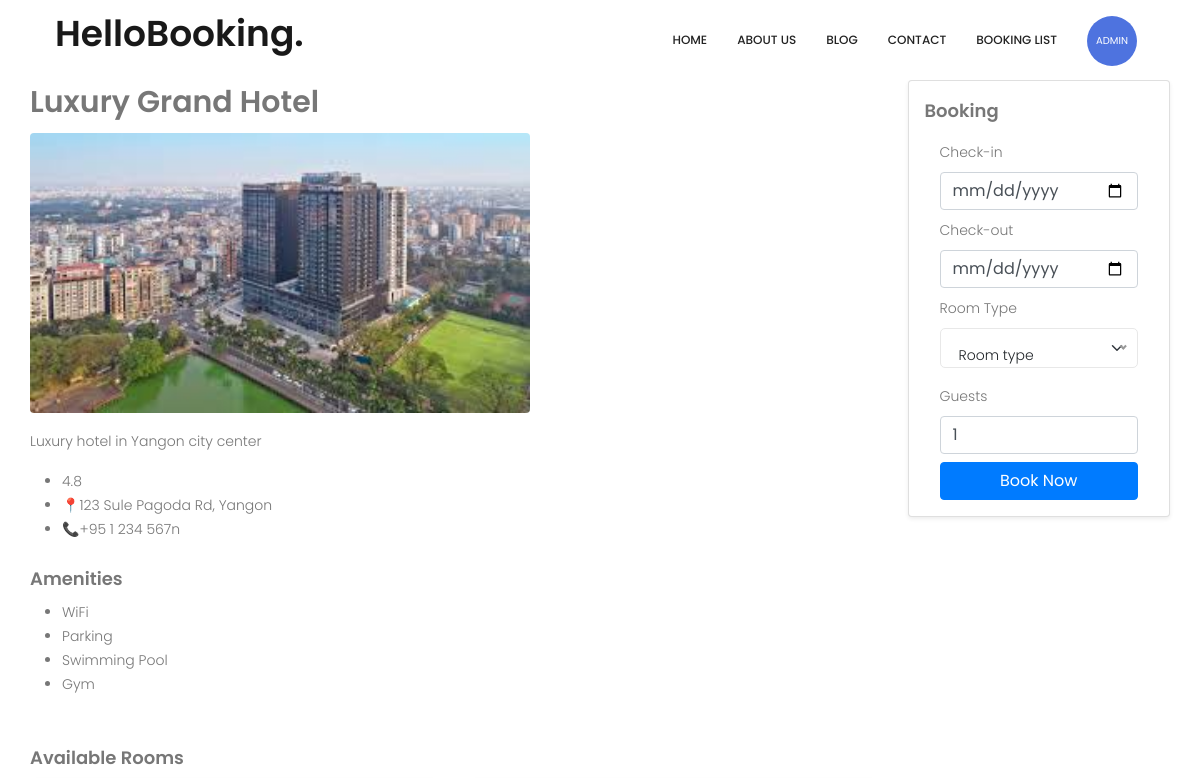
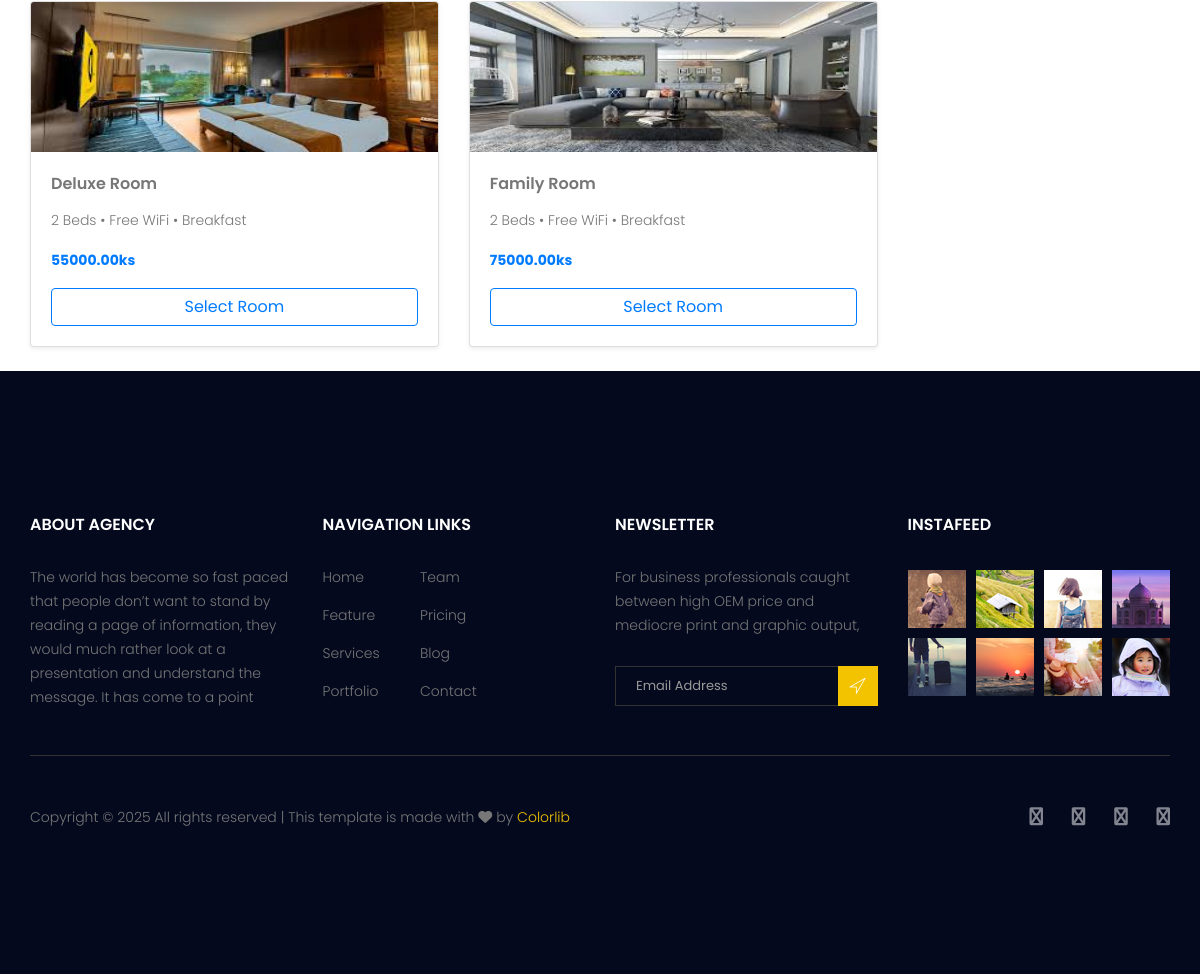
Page /hotel/detail/1/ (signed in) on the committed database (2 pictures, top to bottom).
### hotel/models.py (models this page shows, shortened)
class Hotel(models.Model):
    city = models.ForeignKey(City, on_delete=models.CASCADE, related_name="hotels")
    name = models.CharField(max_length=255)
    description = models.TextField(blank=True, null=True)
    address = models.TextField()
    star = models.PositiveSmallIntegerField(default=3)
    rating = models.DecimalField(max_digits=2, decimal_places=1, default=0)
    phone = models.CharField(max_length=20, default="Unknown")
    email = models.EmailField(blank=True, null=True)
    lowest_price = models.DecimalField(max_digits=10, decimal_places=2, default=0)
    image = models.ImageField(upload_to="hotels/", blank=True, null=True)
    created_at = models.DateTimeField(auto_now_add=True)
    updated_at = models.DateTimeField(auto_now=True)

class RoomType(models.Model):
    hotel = models.ForeignKey(
        Hotel, on_delete=models.CASCADE, related_name="room_types"
    )
    name = models.CharField(max_length=255)
    description = models.TextField(blank=True, null=True)
    base_price = models.DecimalField(max_digits=10, decimal_places=2)
    max_guests = models.PositiveIntegerField(default=2)
    beds = models.PositiveIntegerField(default=1)
    size = models.PositiveIntegerField(help_text="Room size in sq ft", default=200)
    image = models.ImageField(upload_to="room_types/", blank=True, null=True)

### hotel/views.py (the view, shortened to what this page needs)
# urls.py: path("hotel/detail/<int:id>/", views.Hotel_Detail),
@login_required(login_url="/login/")
def Hotel_Detail(request, id):
    hotel = models.Hotel.objects.get(id=id)
    room_types = models.RoomType.objects.filter(hotel_id=hotel.id)
    if request.method == "GET":
        return render(
            request, "hotel_detail.html", {"hotel": hotel, "room_type": room_types}
        )

### templates/hotel_detail.html (shortened to what this page needs)
{% extends 'base.html' %}
{% block body %}
<section class="container  " style="margin-top: 5rem;">
    <div class="row">
        <div class="col-md-9">
            <section id="hotel-detail">
                <h2>Luxury Grand Hotel</h2>
                <img src="{{hotel.image.url}}" class="img-fluid rounded mb-3" width="500px" height="400px" />
                <p>{{hotel.description}}</p>
                <ul>
                    <li>{{hotel.rating}}</li>
                    <li>📍{{hotel.address}}</li>
                    <li>📞{{hotel.phone}}</li>
                </ul>
                <h4 class="mt-4">Amenities</h4>
                <ul>
                    <li>WiFi</li>
                    <li>Parking</li>
                    <li>Swimming Pool</li>
                    <li>Gym</li>
                </ul>
                <h4 class="mt-5">Available Rooms</h4>
                <div class="row">
                    {% for r in room_type %}
                    <div class="col-md-6 mb-4">
                        <div class="card shadow-sm">
                            <img src="{{r.image.url}}" width="100px" height="150px" class="card-img-top" />
                            <div class="card-body">
                                <h5 class="card-title">{{r.name}}</h5>
                                <p>2 Beds • Free WiFi • Breakfast</p>
                                <p class="fw-bold text-primary">{{r.base_price}}ks</p>
                                <button class="btn btn-outline-primary w-100">Select Room</button>
                            </div>
                        </div>
                    </div>
                    {% endfor %}
                </div>
            </section>
        </div>
        <div class="col-md-3">
            <div class="card p-3 shadow-sm mb-4">
                <h4 class="mb-3">Booking</h4>
                <form method="POST" action="">
                    <div class="col-12 mb-2">
                        <label class="form-label">Check-in</label>
                        <input type="date" name="check_in" class="form-control" required>
                    </div>
                    <div class="col-12 mb-2">
                        <label class="form-label">Check-out</label>
                        <input type="date" name="check_out" class="form-control" required>
                    </div>
                    <div class="col-12 mb-2">
                        <label class="form-label">Room Type</label>
                    </div>
                    <br><br>
                    <div class="col-12 mb-2">
                        <label class="form-label">Guests</label>
                        <input type="number" name="guests" class="form-control" min="1" value="1" required>
                    </div>
                    <div class="col-12">
                        <button class="btn btn-primary w-100" type="submit">
                            Book Now
                        </button>
                    </div>
                </form>
            </div>
        </div>
    </div>
</section>
{% endblock %}

### templates/components/header.html (shortened to what this page needs)
{% load static %}
<header class="header_area">
  <div class="container">
    <nav class="navbar navbar-expand-lg navbar-light">
      <a class="navbar-brand logo_h" href="index.html">
        <h1>HelloBooking.</h1>
      </a>
      <div class="collapse navbar-collapse offset" id="navbarSupportedContent">
        <ul class="nav navbar-nav menu_nav ml-auto">
          <li class="nav-item {% if request.resolver_match.url_name == 'index' %}active{% endif %}">
            <a class="nav-link" href="{% url 'index' %}">Home</a>
          </li>
          <li class="nav-item {% if request.resolver_match.url_name == 'about' %}active{% endif %}">
            <a class="nav-link" href="/about/">About us</a>
          </li>
           <li class="nav-item {% if request.resolver_match.url_name == 'blog' %}active{% endif %}">
            <a class="nav-link" href="/blog/">blog</a>
          </li>
          <li class="nav-item {% if request.resolver_match.url_name == 'contact' %}active{% endif %}">
            <a class="nav-link" href="/contact/">Contact</a>
          </li>
          <li class="nav-item {% if request.resolver_match.url_name == 'my_bookings' %}active{% endif %}">
            <a class="nav-link" href="/booking/">booking list</a>
          </li>
          {% if request.user.is_authenticated %}
          <li class="nav-item submenu dropdown">
            <a href="#" class="nav-link dropdown-toggle nav-item d-flex align-items-center mt-3" data-toggle="dropdown"
              role="button" aria-haspopup="true" aria-expanded="false">
              <span class="user-circle mr-2">{{ request.user.username }}</span>
            </a>
          </li>
          {% endif %}
        </ul>
      </div>
    </nav>
  </div>
</header>

### static/css/style.css (style rules this page uses)
a { text-decoration: none; -webkit-transition: all 0.3s ease-in-out; -o-transition: all 0.3s ease-in-out; transition: all 0.3s ease-in-out; }
body { line-height: 24px; font-size: 14px; font-family: "Poppins", sans-serif; font-weight: 300; color: #777777; }
section { background: #fff; }
h1, h2, h3, h4, h5, h6 { font-family: "Poppins", sans-serif; font-weight: 600; }
@media (min-width: 1200px) { .container { max-width: 1170px; } }
.header_area { position: absolute; top: 0; left: 0; width: 100%; z-index: 20; }
.navbar { padding: 0px; border: 0px; border-radius: 0px; }
.navbar { background: #fff; padding: 0px 25px; }
.navbar .logo_h { padding-top: 0px; }
.navbar .menu_nav .nav-item .nav-link { font: 500 12px/80px "Poppins", sans-serif; color: #222222; text-transform: uppercase; padding: 0px; }
.navbar .menu_nav .nav-item .nav-link:after { display: none; }
.navbar .menu_nav .nav-item.submenu { position: relative; }
.navbar .menu_nav .nav-item+li { margin-left: 30px; }
h1 { font-size: 36px; }
h2 { font-size: 30px; }
h4 { font-size: 18px; }
h5 { font-size: 16px; }
h1, h2, h3, h4, h5, h6 { line-height: 1.5em; }

### templates/components/header.html (style rules this page uses)
.user-circle { width: 50px; height: 50px; background: #4e73df; border-radius: 50%; display: flex; align-items: center; font-size: 10px; justify-content: center; color: white; font-weight: normal; text-transform: uppercase; }

### rows in the picture
Hotel: image (picture), description "Luxury hotel in Yangon city center", rating "4.8", address "123 Sule Pagoda Rd, Yangon", phone "+95 1 234 567n"
RoomType: image (picture), name "Deluxe Room", base_price "55000.00"
RoomType: image (picture), name "Family Room", base_price "75000.00"

### other values in the picture
{{ request.user.username }} "ADMIN"
